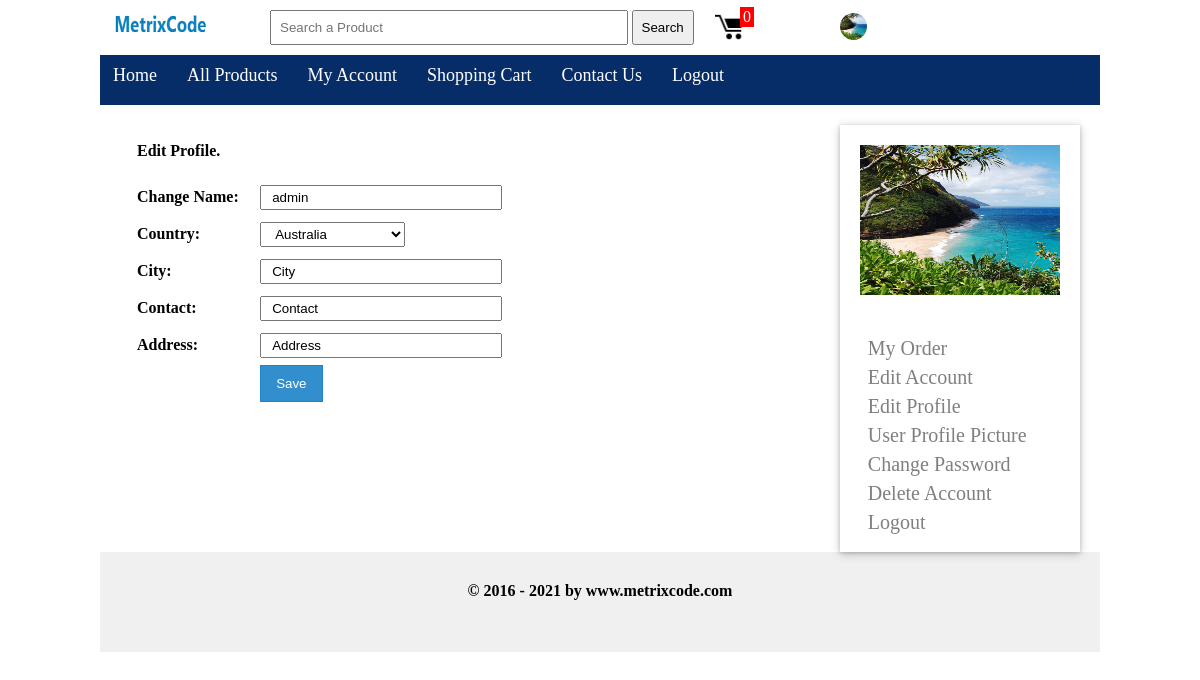
The app's page /my_account.php?action=edit_profile (signed in) with its own data.
### tables this page shows
CREATE TABLE `users` (
  `id` int(11) NOT NULL,
  `ip_address` varchar(255) NOT NULL,
  `name` text NOT NULL,
  `email` varchar(255) NOT NULL,
  `password` varchar(100) NOT NULL,
  `country` varchar(100) NOT NULL,
  `city` varchar(100) NOT NULL,
  `contact` text NOT NULL,
  `user_address` text NOT NULL,
  `image` varchar(255) NOT NULL,
  `role` varchar(50) NOT NULL DEFAULT 'guest',
  `visible` tinyint(1) NOT NULL DEFAULT '1'
);

### users/edit_profile.php (the view, shortened to what this page needs)
<?php
$select_user = mysqli_query($con,"select * from users where id='$_SESSION[user_id]' ");
$fetch_user = mysqli_fetch_array($select_user);
?>
<div class="register_box">
  <form method = "post" action="" enctype="multipart/form-data">
	<table align="left" width="70%">
	  <tr align="left">
	   <td colspan="4">
	   <h2>Edit Profile.</h2><br />
	   </td>
	  </tr>
	  <tr>
	   <td width="25%"><b>Change Name:</b></td>
	   <td colspan="3"><input type="text" name="name" value="<?php echo $fetch_user['name'];?>" required placeholder="Name" /></td>
	  </tr>
	  <tr>
	   <td width="15%"><b>Country:</b></td>
	   <td colspan="3">
	   <?php include('users/edit_country_list.php');?>
	   </td>
	  </tr>
	  <tr>
	   <td width="15%"><b>City:</b></td>
	   <td colspan="3"><input type="text" name="city" value="<?php echo $fetch_user['city'];?>" required placeholder="City" /></td>
	  </tr>
	  <tr>
	   <td width="15%"><b>Contact:</b></td>
	   <td colspan="3"><input type="text" name="contact" value="<?php echo $fetch_user['contact'];?>" required placeholder="Contact" /></td>
	  </tr>
	  <tr>
	   <td width="15%"><b>Address:</b></td>
	   <td colspan="3"><input type="text" name="address" value="<?php echo $fetch_user['user_address'];?>" required placeholder="Address" /></td>
	  </tr>
	  <tr align="left">
	   <td></td>
	   <td colspan="4">
	   <input type="submit" name="edit_profile" value="Save" />
	   </td>
	  </tr>
	</table>
  </form>
</div>

### includes/header.php (shortened to what this page needs)
<?php
include("includes/db.php");
?>
<!DOCTYPE html>
<html>
<head>
<link rel="stylesheet" href="styles/style.css" media="all" />
</head>
<body>
<div class="main_wrapper">
  <div class="header_wrapper">
  <div class="header_logo">
  <a href="index.php">
  <img id="logo" src="images/metrixcode100x30.png" />
  </a>
  </div>
  <div id="form">
     <form method="get" action="results.php" enctype="multipart/form-data">
	  <input type="text" name="user_query" placeholder="Search a Product" />
	  <input type="submit" name="search" value="Search" />
	 </form>
  </div>
  <div class="cart">
    <ul>
	  <li class="dropdown_header_cart">
	   <div id="notification_total_cart" class="shopping-cart">
	     <img src="images/cart_icon.png" id="cart_image">
          <div class="noti_cart_number">
          </div>
	   </div>
	  </li>
	</ul>
  </div>
  <?php if(!isset($_SESSION['user_id'])){ ?>
  <div class="register_login">
  <div class="login"><a href="index.php?action=login">Login</a></div>
  &nbsp;&nbsp;
  <div class="register"><a href="register.php">Register</a></div>
  </div>
  <?php }else{ ?>
  <?php
  $select_user = mysqli_query($con,"select * from users where id='$_SESSION[user_id] '");
  $data_user = mysqli_fetch_array($select_user);
  ?>
  <div id="profile">
	<ul>
	  <li class="dropdown_header">
	   <a>
	   <?php if($data_user['image'] !=''){ ?>
	    <span><img src="upload-files/<?php echo $data_user['image']; ?>"></span>
	   <?php }else{ ?>
	   <span><img src="images/profile-icon.png"></span>
	   <?php } ?>
	   </a>
	  </li>
	</ul>
  </div>
  <?php } ?>
  </div>
  <div class="menubar">
    <ul id="menu">
	  <li><a href="index.php">Home</a></li>
	  <li><a href="all_products.php">All Products</a></li>
	  <li><a href="customer/my_account.php">My Account</a></li>
	  <li><a href="cart.php">Shopping Cart</a></li>
	  <li><a href="contact.php">Contact Us</a></li>
	  <li><a href="logout.php">Logout</a></li>
	</ul>
  </div>

### my_account.php (shortened to what this page needs)
<?php include('includes/header.php'); ?>
  <div class="content_wrapper">
  <?php if(isset($_SESSION['user_id'])){ ?>
  <div class="user_container">
  <div class="user_content">
  <?php
  if(isset($_GET['action'])){
    $action = $_GET['action'];
  }else{
    $action = '';
  }
  switch($action){
  case "edit_profile";
  include('users/edit_profile.php');
  break;
  }
  ?>
  </div>
  <div class="user_sidebar">
  <?php
  $run_image = mysqli_query($con,"select * from users where id='$_SESSION[user_id]'");
  $row_image = mysqli_fetch_array($run_image);
  if($row_image['image'] !=''){
  ?>
  <div class="user_image" align="center">
    <img src="upload-files/<?php echo $row_image['image']; ?>" />
  </div>
  <?php }else{ ?>
  <div class="user_image" align="center">
    <img src="images/profile-icon.png" />
  </div>
  <?php } ?>
  <ul>
    <li><a href="my_account.php?action=my_order">My Order</a></li>
	<li><a href="my_account.php?action=edit_account">Edit Account</a></li>
	<li><a href="my_account.php?action=edit_profile">Edit Profile</a></li>
	<li><a href="my_account.php?action=user_profile_picture">User Profile Picture</a></li>
	<li><a href="my_account.php?action=change_password">Change Password</a></li>
	<li><a href="my_account.php?action=delete_account">Delete Account</a></li>
	<li><a href="logout.php">Logout</a></li>
  </ul>
  </div>
  </div>
  <?php }else{ ?>
  <h1>Account Setting Page</h1>
  <h5><a href="index.php?action=login">Log In </a> to Your Account!</h5>
  <?php } ?>
  </div>
  <?php include ('includes/footer.php'); ?>

### users/edit_country_list.php (shortened to what this page needs)
<select name="edit_country">
<option value="<?php echo $fetch_user['country']; ?>"><?php echo $fetch_user['country']; ?></option>
</select>

### styles/style.css (style rules this page uses)
html, body, div, span, applet, object, iframe, h1, h2, h3, h4, h5, h6, p, blockquote, pre, a, abbr, acronym, address, big, cite, code, del, dfn, em, img, ins, kbd, q, s, samp, small, strike, strong, sub, sup, tt, var, b, u, i, center, dl, dt, dd, ol, ul, li, fieldset, form, label, legend, table, caption, tbody, tfoot, thead, tr, th, td, article, aside, canvas, details, embed, figure, figcaption, footer, header, hgroup, menu, nav, output, ruby, section, summary, time, mark, audio, video { margin: 0; padding: 0; border: 0; font-size: 100%; //font: inherit; vertical-align: baseline; }
.main_wrapper { width:1000px; height:auto; margin:auto; background:white; }
.header_wrapper { width:100%; height:55px; margin:auto; background:white; }
.header_logo { float:left; width:150px; padding:10px; }
#form { float:left; width:45%; margin-top: 10px; }
#form input { padding:8px; }
#form input[type=text] { width:75%; }
.cart { float:left; margin: 5px 10px 0px 15px; cursor:pointer; height:35px; padding-top:7px; position: relative; top:0px; right:20px; width:60px; text-align::center; z-index:1000; }
.cart img { width:30px; }
.cart ul { padding:0; margin:0; list-style:none; position:relative; width:auto; z-index:1; }
.cart .noti_cart_number { background:red; color:white; position:absolute; top:-5px; left:25px; padding:1px 3px 1px 3px; }
#profile { float:left; height:35px; line-height:35px; position:relative; top:15px; margin-left:35px; }
#profile img { width:27px; height:27px; position:relative; top:-1.8px; border-radius: 50%; }
#profile ul { list-style:none; position:relative; }
#profile ul a { line-height:35px; color:black; text-decoration:none; }
.user_container { //width:100%; //float:left; padding:20px; }
.user_content { width:73%; float:left; }
.user_sidebar { width:25%; float:left; background:white; margin-left:19px; box-shadow: 0 1px 4px 0 rgba(0,0,0,0.2), 0 2px 10px 0 rgba(0,0,0,0.19); background:white; }
.user_sidebar ul { list-style:none; padding:15px; width:auto; float:left; }
.user_sidebar ul li { padding:3px 0; }
.user_sidebar a { color:rgba(0,0,0,0.5); padding:8px; margin:5px; font-size:20px; text-decoration:none; }
.user_image img { width:200px; height:150px; padding:20px; }
.menubar { width:1000px; height:50px; background:#072d69; }
.menubar a { color:white; }
#menu { padding:0; margin:0; line-height:40px; float:left; }
#menu li { list-style:none; display:inline; }
#menu a { text-decoration:none; padding:8px; margin:5px; font-size:18px; }
.content_wrapper { width:1000px; margin:auto; //background:orange; }
.login_box, .register_box { width:100%; float:left; padding:15px; background:white; }
.login_box input[type=text], .login_box input[type=password],.register_box input[type=text], .register_box input[type=password] { width:60%; padding: 3px 10px; margin: 5px 0; }
.login_box input[type=submit], .register_box input[type=submit] { padding:10px 15px; background: rgba(28, 130, 199,0.9); border:0.01px solid rgba(28, 130, 199,0.8); color:white; }
.register_box select { width:40%; padding:3px 10px; margin:5px 0; }

### records on screen
users: image (picture), name "admin", edit_country "Australia", city "City", contact "Contact", address "Address"

### other values on screen
$count_items = mysqli_num_rows($run_items) "0"
